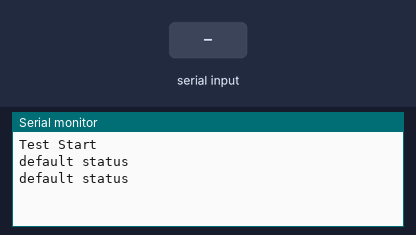
The sketch below on a simulated Arduino Mega 2560, built with avr-gcc and run on an emulated ATmega2560. Shown: the last lines printed to the serial monitor. The inputs (shaded band) are chosen by the test bench.

Above: at 2.2 s.
2.3 s: "TIME" received over the second serial link
4.7 s: "END" received over the second serial link
At 7.0 s:
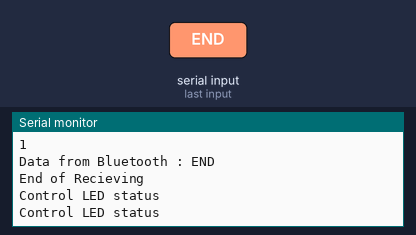
7.1 s: "TIME" received over the second serial link
At 8.9 s:
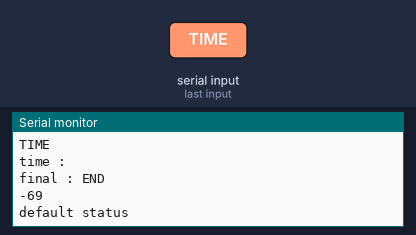
Timing chart, 0 to 10.4 s (numbered marks = the images above; inputs shaded):
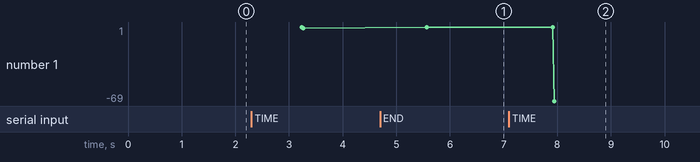

Measured:
- after the input at 4.7 s, the serial monitor: prints a new line after 0.88 s (image 1)
- after the input at 7.1 s, the serial monitor: prints a new line after 0.82 s (image 2)
- plotted number 1: 1 → -69 after the input at 7.1 s

The sketch:

bluetooth_noArrray.ino
```cpp
#define HC06 Serial3
String tempStr = "";
String finalStr = "";
String timeStr = "";
int count = 0;
int statusFlag = 0;     // 0 : default, 1 : recieving data, 2 : control LED
int indexOfNow = 0;


void setup()
{
  delay(1000);
  Serial.begin(9600);
  HC06.begin(9600);
  //timeStr = changeTime("(2016-12-25 00:00:00 Clouds 1)");
  Serial.write("\nTest Start\n");
}

void loop()
{
  if(HC06.available())
  {
    statusFlag = 1;
  }

  switch(statusFlag) {
    case 0:
      Serial.println("default status");
      delay(1000);
      break;
    case 1:
      while(HC06.available())
      {
        char data = HC06.read();
        tempStr += data;
        delay(10);
      }
      if( !tempStr.equals("") )  //str 값이 있다면
      {
        count++;
        Serial.println(count);
      }
      if(tempStr.indexOf("TIME") != -1)
      {
        Serial.println(tempStr);
        timeStr = tempStr;
        count = 0;
        tempStr="";  //tempStr 변수값 초기화
        statusFlag = 0;
        parseData();
      }
      if(tempStr.indexOf("END") != -1)
      {
        Serial.println("Data from Bluetooth : " + tempStr); //시리얼모니터에 str 출력
        Serial.println("End of Recieving");
        count = 0;
        finalStr = tempStr;
        tempStr="";  //tempStr 변수값 초기화
        statusFlag = 2;
      }
      break;
    case 2:
      Serial.println("Control LED status");
      delay(1000);
      break;
  }//end of switch
  HC06.print("Connected");
  delay(100);
}

void parseData()
{
  timeStr = timeStr.substring(timeStr.indexOf("TIME") + 4);
  finalStr = finalStr.substring((finalStr.indexOf("(") + 1), + 20);
  Serial.println("time : " + timeStr);
  Serial.println("final : " + finalStr);
  Serial.println(timeStr.compareTo(finalStr));
}

String changeTime(String str)
{
  String s_hour = str.substring(15,17);
  String s_day = str.substring(12,14);
  char* c_hour;
  char* c_day;

  int i_hour = s_hour.toInt();
  int i_day = s_day.toInt();

  Serial.println("hour " + s_hour);
  Serial.println("day " + s_day);

  Serial.println("i_hour " + i_hour);
  Serial.println("i_day " + i_day);

  s_hour.toCharArray(c_hour, 3);
  s_day.toCharArray(c_day, 3);

  if(i_hour >= 9 ) {
    i_hour = i_hour - 9;
    itoa(i_hour,c_hour,10);
    if(i_hour < 10) {
      s_hour[0] = '0';
      s_hour[1] = c_hour[1];
    }
    else {
      s_hour[0] = c_hour[0];
      s_hour[1] = c_hour[1];
    }
  }
  else {
    i_day = i_day - 1;
    i_hour = 24 - 9;

    itoa(i_day,c_day,10);
    itoa(i_hour,c_hour,10);

    s_hour[0] = c_hour[0];
    s_hour[1] = c_hour[1];
    s_day[0] = c_day[0];
    s_day[1] = c_day[1];
    //Serial.println("i_day " + i_day);
    Serial.println("i_day " + i_day);
    Serial.println("i_hour " + i_hour);
  }
  Serial.println(s_hour + "시 " + s_day + "일");
  return "";
}
```
